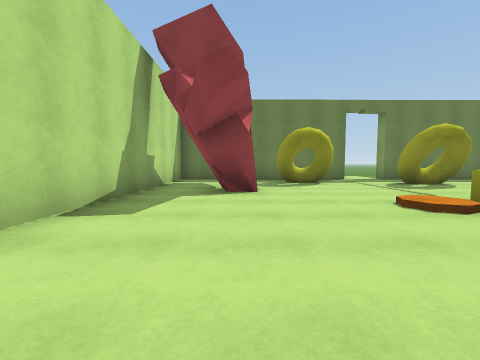
view 1 (above)

13 first-person views from a walk through a 3-D level made in the Unity game engine. The camera is 1.2 m above the floor, tilts 4° down and sees 90° across. The floor is counted in squares, 2 m on a side. Each view is taken from the middle of a square. On the plan, view 1 faces up. The plan holds only what a view shows up to about 9 squares ahead; the rest is blank. The place goes on beyond the plan. Flat ground stands in for the terrain. The player character is not drawn. Door leaves are left out, so doorways stand open. Surface patterns are stand-ins for the level's own textures.

view 2
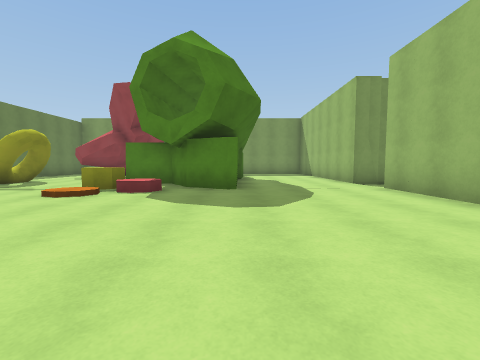

view 3
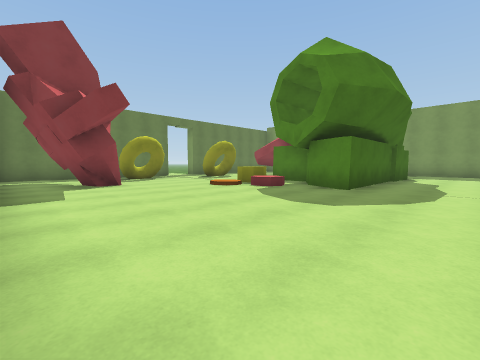

view 4
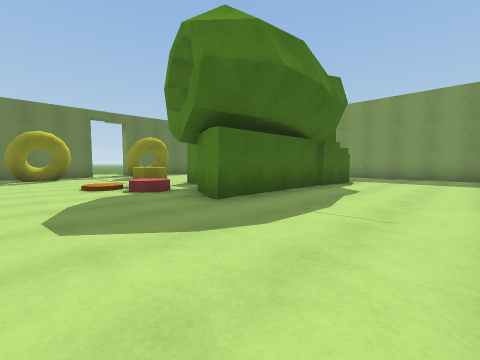

view 5
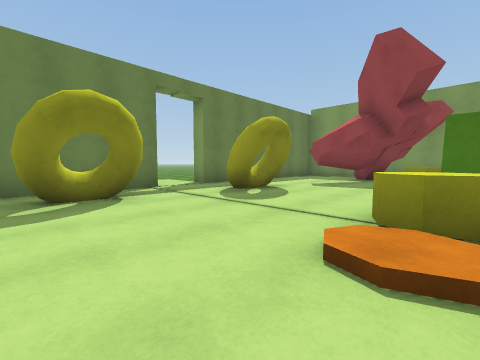

view 6
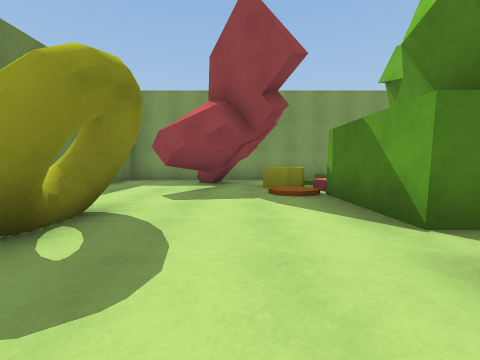

view 7
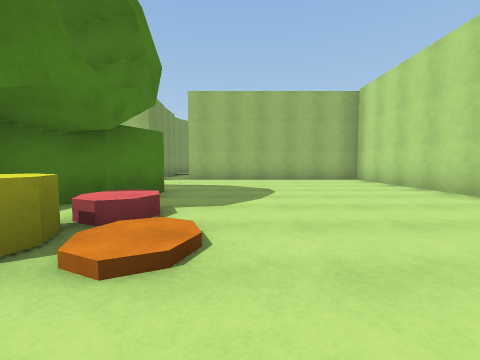

view 8
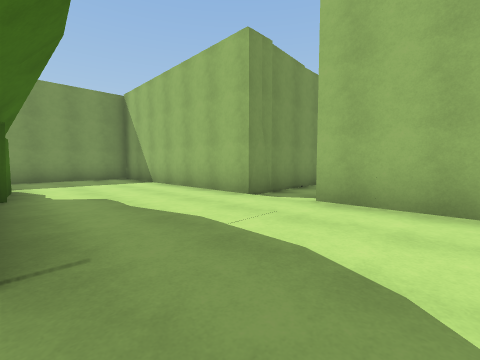

view 9
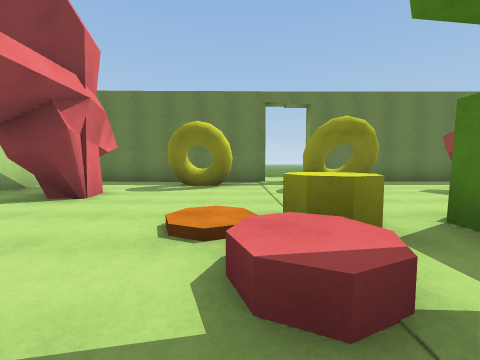

view 10
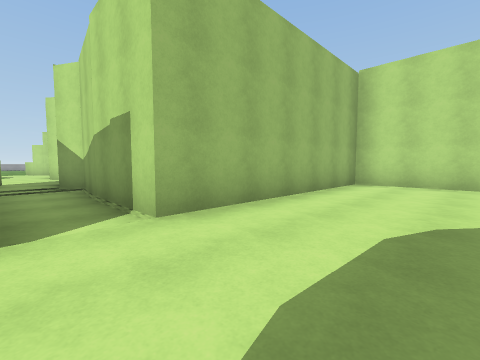

view 11
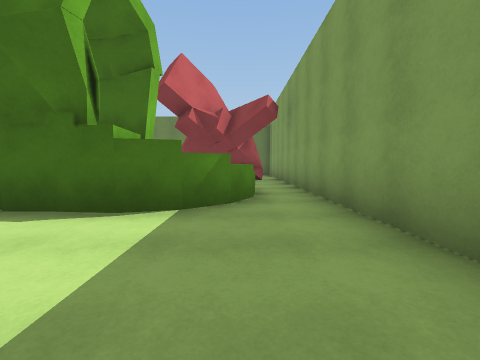

view 12
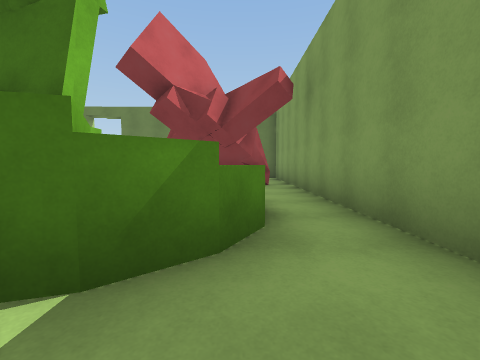

view 13
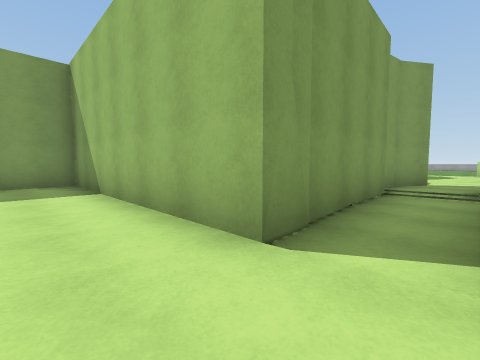

### Floor plan
Key: @ floor where view 1 was taken; # wall or solid block; . floor; / step, stairs or slope; D open door; ^ raised ledge.
Columns run from 3 left of view 1 to 11 right of it. Each row starts with its distance up from view 1.
 10        ..
  9 #######DD######
  8 #....^........#
  7 #.#..#..##....#
  6 #.##.......####
  5 #..#........###
  4 #...../...//^.#
  3 #...../^###///#
  2 #...../##### /#
  1 #......##  #//#
  0 #..@...######.#
 -1 #.............#
 -2 #.............#
 -3 #.............#
 -4 #######DD######
 -5       #.#
 -6       #.#
 -7       #.#
 -8       ###
 -9         ##
-10        .#
-11        ..
-12       #..
-13        ..
-14        ..

Positions as (right, up) in squares from view 1, and headings:
1: (0, 0), facing up
2: (-2, 0), facing right
3: (-2, -2), facing up-right
4: (1, -3), facing up-right
5: (1, 3), facing up-right
6: (3, 5), facing right
7: (2, 5), facing down
8: (2, 0), facing down-right
9: (3, 1), facing up
10: (5, -1), facing down-left
11: (10, -3), facing up
12: (10, -1), facing up
13: (4, -2), facing down-right
